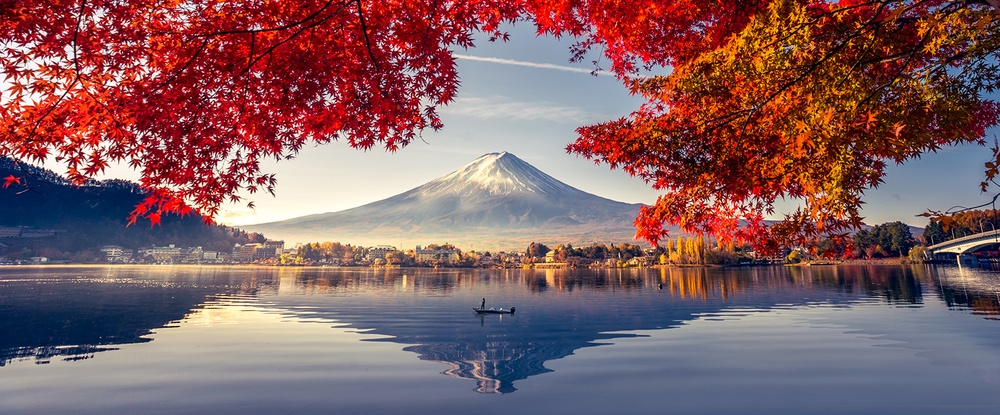
#> input picture unidad-2/images/1.jpeg, 1000 x 415 px, shrunk from 1601 x 664 before the run
$ jupyter execute 03-conversiones.ipynb
#> lines starting #> are read from the running program, lines starting #| are printed output that depends on the picture; after the words box and inside, x2 and y2 are one past the last pixel; in counts of white or black regions, pixels touching at a corner belong together
# Conversiones de imagenes
Manera manual mediante ecuaciones matematicas

[cell 1]
import cv2
import matplotlib.pyplot as plt
import numpy as np

img_rgb = cv2.cvtColor(cv2.imread('./images/1.jpeg', cv2.IMREAD_COLOR), cv2.COLOR_BGR2RGB)

img_hsv = cv2.cvtColor(img_rgb, cv2.COLOR_RGB2HSV)
#> img_hsv: shape (415, 1000, 3); mean H, S, V 87, 121.2, 144.4

img_rgb2 = cv2.cvtColor(img_hsv, cv2.COLOR_HSV2RGB)

fig, axs = plt.subplots(1, 3, figsize=(20, 10))

axs[0].imshow(img_rgb)
axs[0].set_title('Imagen original')
axs[0].axis('off')

axs[1].imshow(img_hsv, cmap='hsv')
axs[1].set_title('Imagen hsv')
axs[1].axis('off')

axs[2].imshow(img_rgb2)
axs[2].set_title('Imagen rgb')
axs[2].axis('off')
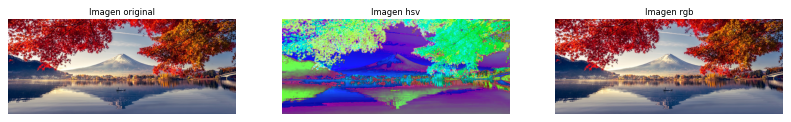
#> figure drawn by matplotlib, 3 panels

[cell 2]
import cv2
import matplotlib.pyplot as plt

imagen = cv2.imread('./images/1.jpeg', 0)
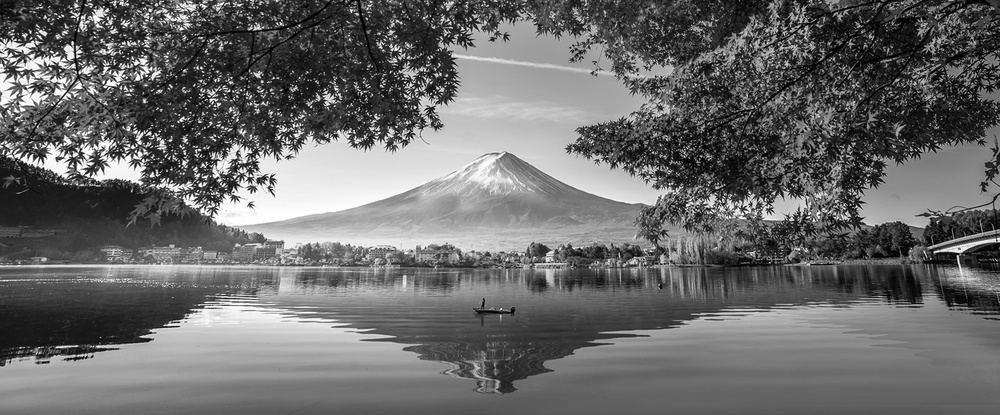
#> imagen: shape (415, 1000); min 0, max 255, mean 106.4

_, umbralBinario = cv2.threshold(imagen, 127, 255, cv2.THRESH_BINARY)
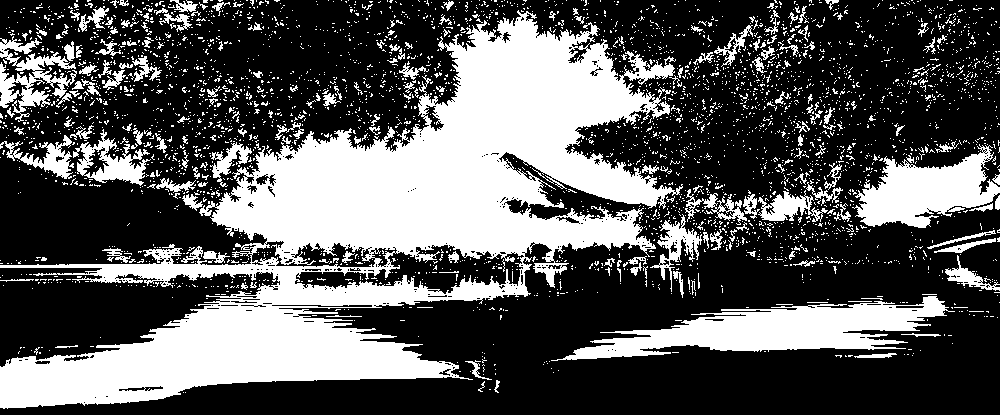
#> umbralBinario: shape (415, 1000); 34.8% white; 3669 white regions (3472 under 20 px), largest, box (x1, y1, x2, y2) and area: (0, 10, 683, 409) 95544, (551, 296, 955, 361) 11364, (852, 144, 1000, 228) 6570
_, umbralBinarioInv = cv2.threshold(imagen, 127, 255, cv2.THRESH_BINARY_INV)

plt.figure(figsize=(15, 5))

plt.subplot(1, 3, 1)
plt.imshow(imagen, cmap='gray')
plt.title('Imagen original')
plt.axis('off')

plt.subplot(1, 3, 2)
plt.imshow(umbralBinario, cmap='gray')
plt.title('Umbral binario')
plt.axis('off')

plt.subplot(1, 3, 3)
plt.imshow(umbralBinarioInv, cmap='gray')
plt.title('Umbral binario inverso')
plt.axis('off')
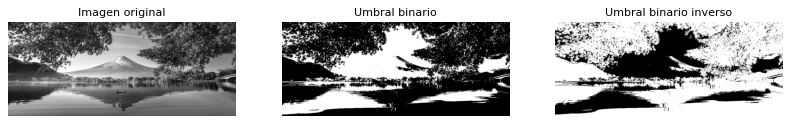
#> figure drawn by matplotlib, 3 panels

$ run again, with unidad-2/images/imagen_cortada.jpeg copied over unidad-2/images/1.jpeg
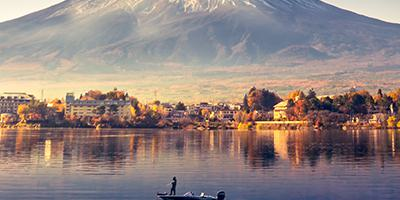
#> input picture unidad-2/images/imagen_cortada.jpeg, 400 x 200 px
#> img_hsv: shape (200, 400, 3); mean H, S, V 71.5, 60.4, 154.7
#> `_, umbralBinario = cv2.threshold(imagen, 127, 255, cv2.THRESH_BINARY)`:
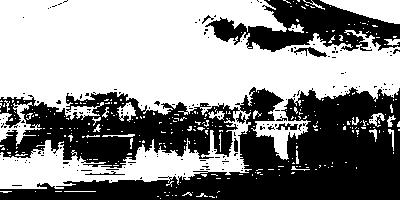
#> umbralBinario: shape (200, 400); 56% white; 172 black regions (164 under 20 px), largest, box (x1, y1, x2, y2) and area: (0, 87, 400, 200) 29059, (205, 0, 400, 52) 5225, (294, 47, 327, 57) 139
#> `[cell 2] import cv2 import matplotlib.pyplot as plt  imagen = cv2.imre..`:
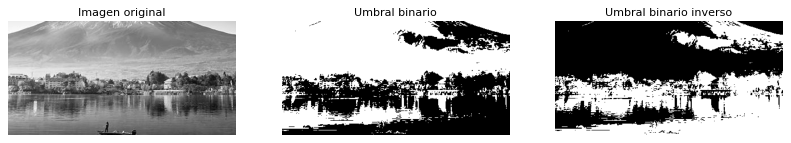
#> figure drawn by matplotlib, 3 panels
